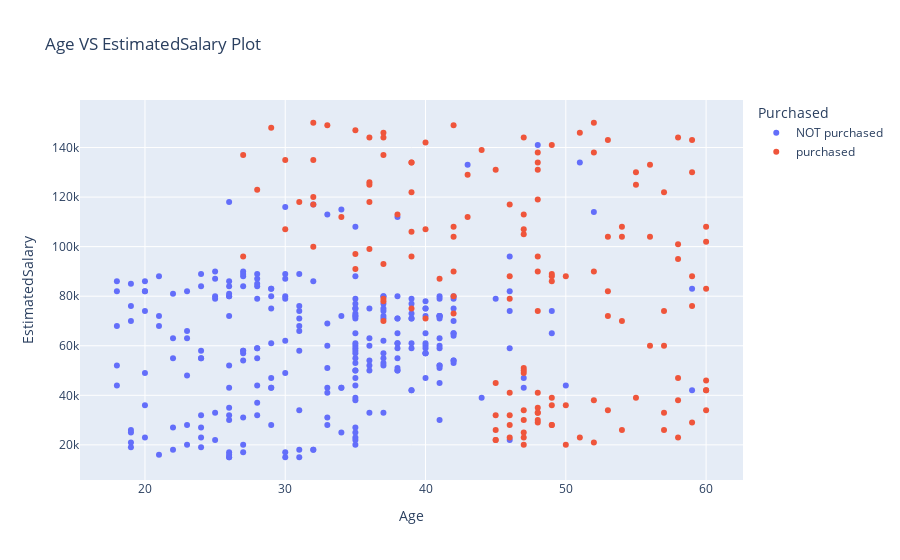

Write notebook code for a chart like this one.
### Code cell
#scatter plot for user is distributed
fig = px.scatter(
    df, x='Age', y='EstimatedSalary',
    title="Age VS EstimatedSalary Plot",
    color=df['Purchased'].map({0: "NOT purchased", 1: "purchased"}),
    labels={'color': 'Purchased'}
)

fig.show()

### Figure 1 — Plotly figure (JSON) as saved in the notebook; plotly's stock layout.template omitted (floating-point values rounded to 4 significant figures; data arrays with more than 128 entries replaced by an {"elided": "..."} marker saying what was removed)
{"data": [{"hovertemplate": "Purchased=NOT purchased<br>Age=%{x}<br>EstimatedSalary=%{y}<extra></extra>", "legendgroup": "NOT purchased", "marker": {"color": "#636efa", "symbol": "circle"}, "mode": "markers", "name": "NOT purchased", "orientation": "v", "showlegend": true, "type": "scatter", "x": {"elided": "257 int values"}, "xaxis": "x", "y": {"elided": "257 int values"}, "yaxis": "y"}, {"hovertemplate": "Purchased=purchased<br>Age=%{x}<br>EstimatedSalary=%{y}<extra></extra>", "legendgroup": "purchased", "marker": {"color": "#EF553B", "symbol": "circle"}, "mode": "markers", "name": "purchased", "orientation": "v", "showlegend": true, "type": "scatter", "x": {"elided": "143 int values"}, "xaxis": "x", "y": {"elided": "143 int values"}, "yaxis": "y"}], "layout": {"legend": {"title": {"text": "Purchased"}, "tracegroupgap": 0}, "title": {"text": "Age VS EstimatedSalary Plot"}, "xaxis": {"anchor": "y", "domain": [0, 1], "title": {"text": "Age"}}, "yaxis": {"anchor": "x", "domain": [0, 1], "title": {"text": "EstimatedSalary"}}}}
